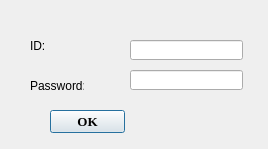
<?xml version="1.0" encoding="UTF-8"?>
<ui version="4.0">
 <class>EntryDialog</class>
 <widget class="QDialog" name="EntryDialog">
  <property name="geometry">
   <rect>
    <x>0</x>
    <y>0</y>
    <width>268</width>
    <height>149</height>
   </rect>
  </property>
  <property name="windowTitle">
   <string>Dialog</string>
  </property>
  <widget class="QLabel" name="label">
   <property name="geometry">
    <rect>
     <x>30</x>
     <y>40</y>
     <width>54</width>
     <height>12</height>
    </rect>
   </property>
   <property name="text">
    <string>ID:</string>
   </property>
  </widget>
  <widget class="QLabel" name="label_2">
   <property name="geometry">
    <rect>
     <x>30</x>
     <y>80</y>
     <width>54</width>
     <height>12</height>
    </rect>
   </property>
   <property name="text">
    <string>Password:</string>
   </property>
  </widget>
  <widget class="QLineEdit" name="lineEdit">
   <property name="geometry">
    <rect>
     <x>130</x>
     <y>40</y>
     <width>113</width>
     <height>20</height>
    </rect>
   </property>
  </widget>
  <widget class="QLineEdit" name="lineEdit_2">
   <property name="geometry">
    <rect>
     <x>130</x>
     <y>70</y>
     <width>113</width>
     <height>20</height>
    </rect>
   </property>
  </widget>
  <widget class="QPushButton" name="pushButton">
   <property name="geometry">
    <rect>
     <x>50</x>
     <y>110</y>
     <width>75</width>
     <height>23</height>
    </rect>
   </property>
   <property name="font">
    <font>
     <family>Times New Roman</family>
     <pointsize>10</pointsize>
     <weight>75</weight>
     <bold>true</bold>
    </font>
   </property>
   <property name="text">
    <string>OK</string>
   </property>
  </widget>
  <widget class="QLabel" name="movieLabel">
   <property name="geometry">
    <rect>
     <x>0</x>
     <y>0</y>
     <width>271</width>
     <height>161</height>
    </rect>
   </property>
   <property name="text">
    <string/>
   </property>
  </widget>
  <zorder>movieLabel</zorder>
  <zorder>label</zorder>
  <zorder>label_2</zorder>
  <zorder>lineEdit</zorder>
  <zorder>lineEdit_2</zorder>
  <zorder>pushButton</zorder>
 </widget>
 <resources/>
 <connections/>
</ui>
